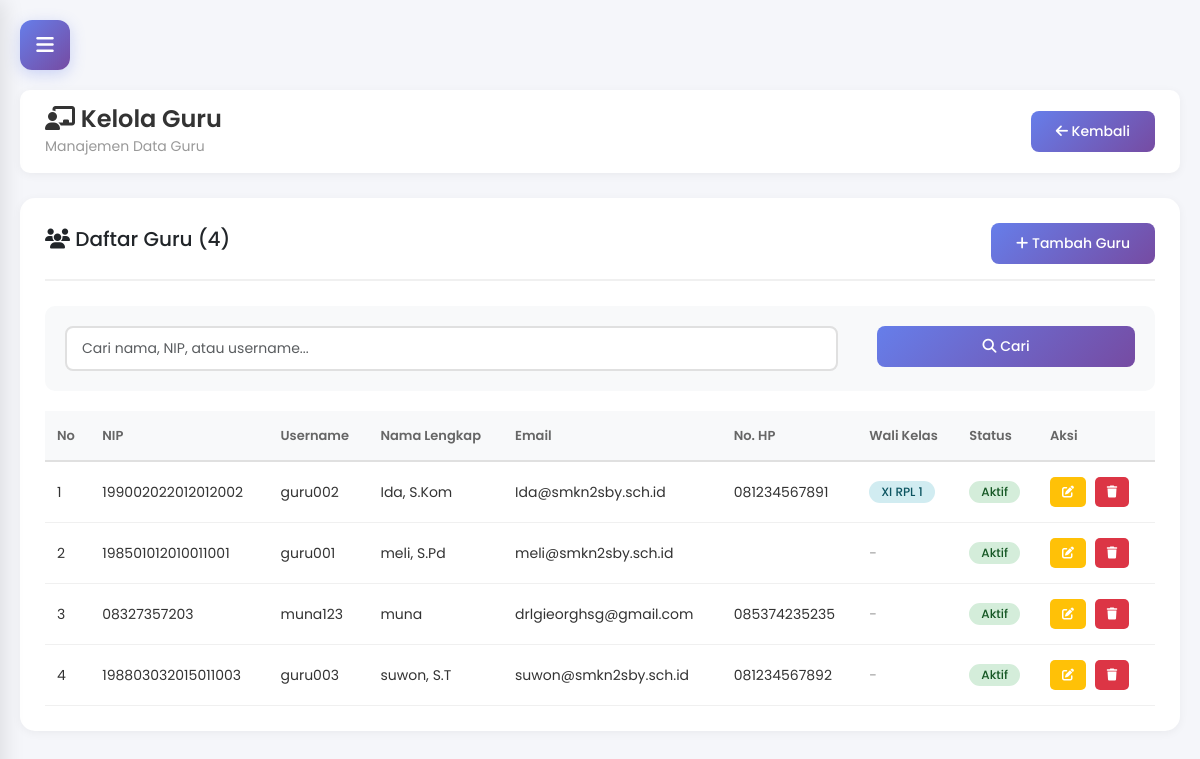
The page /admin/kelola-guru.php (signed in) on the database its author committed.
### tables this page shows
CREATE TABLE `users` (
  `id` int(11) NOT NULL,
  `username` varchar(50) NOT NULL,
  `password` varchar(255) NOT NULL,
  `full_name` varchar(100) NOT NULL,
  `role` enum('admin','guru','siswa') NOT NULL,
  `nis` varchar(20) DEFAULT NULL,
  `nip` varchar(20) DEFAULT NULL,
  `email` varchar(100) DEFAULT NULL,
  `phone` varchar(15) DEFAULT NULL,
  `class_id` int(11) DEFAULT NULL,
  `profile_photo` varchar(255) DEFAULT 'default.jpg',
  `is_active` tinyint(1) DEFAULT 1,
  `created_at` timestamp NOT NULL DEFAULT current_timestamp(),
  `updated_at` timestamp NOT NULL DEFAULT current_timestamp() ON UPDATE current_timestamp()
);

### config/database.php (called while the page is built, shortened)
<?php
$conn = mysqli_connect(DB_HOST, DB_USER, DB_PASS, DB_NAME);
mysqli_set_charset($conn, "utf8");
function query($query) {
    global $conn;
    $result = mysqli_query($conn, $query);
    return $result;
}
function fetch_all($query) {
    $result = query($query);
    $data = [];
    if ($result && mysqli_num_rows($result) > 0) {
        while ($row = mysqli_fetch_assoc($result)) {
            $data[] = $row;
        }
    }
    return $data;
}
?>

### admin/kelola-guru.php (the view, shortened to what this page needs)
<?php
require_once '../config/database.php';
$search = isset($_GET['search']) ? escape($_GET['search']) : '';
$where = "WHERE u.role = 'guru'";
$guru_list = fetch_all("SELECT u.*,
                        (SELECT GROUP_CONCAT(c.class_name SEPARATOR ', ')
                         FROM classes c
                         WHERE c.homeroom_teacher_id = u.id) as wali_kelas
                        FROM users u
                        $where
                        ORDER BY u.full_name ASC");
?>
<!DOCTYPE html>
<html lang="id">
<head>
    <link href="https://cdn.jsdelivr.net/npm/bootstrap@5.3.0/dist/css/bootstrap.min.css" rel="stylesheet">
    <link rel="stylesheet" href="https://cdnjs.cloudflare.com/ajax/libs/font-awesome/6.4.0/css/all.min.css">
</head>
<body>
    <button class="hamburger-btn" onclick="toggleSidebar()">
        <i class="fas fa-bars"></i>
    </button>
    <div class="main-content">
        <div class="top-bar">
            <div>
                <h4><i class="fas fa-chalkboard-teacher"></i> Kelola Guru</h4>
                <small style="color: #999;">Manajemen Data Guru</small>
            </div>
            <a href="dashboard.php" class="btn-primary-custom">
                <i class="fas fa-arrow-left"></i> Kembali
            </a>
        </div>
        <div class="content-section">
            <div class="section-header">
                <h5><i class="fas fa-users"></i> Daftar Guru (<?php echo count($guru_list); ?>)</h5>
                <button class="btn-primary-custom" onclick="openModal('modalTambah')">
                    <i class="fas fa-plus"></i> Tambah Guru
                </button>
            </div>
            <div class="filter-section">
                <form method="GET" action="">
                    <div class="row">
                        <div class="col-md-9">
                            <input type="text" name="search" class="form-control" placeholder="Cari nama, NIP, atau username..." value="<?php echo $search; ?>">
                        </div>
                        <div class="col-md-3">
                            <button type="submit" class="btn-primary-custom" style="width: 100%;">
                                <i class="fas fa-search"></i> Cari
                            </button>
                        </div>
                    </div>
                </form>
            </div>
            <div class="table-responsive">
                <table class="table-custom">
                    <thead>
                        <tr>
                            <th>No</th>
                            <th>NIP</th>
                            <th>Username</th>
                            <th>Nama Lengkap</th>
                            <th>Email</th>
                            <th>No. HP</th>
                            <th>Wali Kelas</th>
                            <th>Status</th>
                            <th>Aksi</th>
                        </tr>
                    </thead>
                    <tbody>
                        <?php if (count($guru_list) > 0): ?>
                            <?php
                            $no = 1;
                            foreach ($guru_list as $guru):
                            ?>
                            <tr>
                                <td><?php echo $no++; ?></td>
                                <td><?php echo $guru['nip']; ?></td>
                                <td><?php echo $guru['username']; ?></td>
                                <td><?php echo $guru['full_name']; ?></td>
                                <td><?php echo $guru['email']; ?></td>
                                <td><?php echo $guru['phone']; ?></td>
                                <td>
                                    <?php if (!empty($guru['wali_kelas'])): ?>
                                        <span class="badge badge-info"><?php echo $guru['wali_kelas']; ?></span>
                                    <?php else: ?>
                                        <span style="color: #999;">-</span>
                                    <?php endif; ?>
                                </td>
                                <td>
                                    <?php if ($guru['is_active'] == 1): ?>
                                        <span class="badge badge-success">Aktif</span>
                                    <?php else: ?>
                                        <span class="badge badge-danger">Nonaktif</span>
                                    <?php endif; ?>
                                </td>
                                <td>
                                    <a href="?edit=<?php echo $guru['id']; ?>" class="btn-action btn-edit">
                                        <i class="fas fa-edit"></i>
                                    </a>
                                    <a href="?delete=<?php echo $guru['id']; ?>" class="btn-action btn-delete" onclick="return confirm('Yakin ingin menghapus guru ini?')">
                                        <i class="fas fa-trash"></i>
                                    </a>
                                </td>
                            </tr>
                            <?php endforeach; ?>
                        <?php endif; ?>
                    </tbody>
                </table>
            </div>
        </div>
    </div>

### admin/kelola-guru.php (style rules this page uses)
* { margin: 0; padding: 0; box-sizing: border-box; }
body { font-family: 'Poppins', sans-serif; background: #f5f6fa; }
.hamburger-btn { position: fixed; top: 20px; left: 20px; z-index: 2000; background: linear-gradient(135deg, #667eea 0%, #764ba2 100%); color: white; border: none; width: 50px; height: 50px; border-radius: 12px; cursor: pointer; display: flex; align-items: center; justify-content: center; font-size: 20px; box-shadow: 0 4px 15px rgba(102, 126, 234, 0.3); transition: all 0.3s; }
.main-content { margin-left: 0; padding: 20px; padding-top: 90px; }
.top-bar { background: white; padding: 15px 25px; border-radius: 10px; margin-bottom: 25px; display: flex; justify-content: space-between; align-items: center; box-shadow: 0 2px 10px rgba(0, 0, 0, 0.05); flex-wrap: wrap; gap: 15px; }
.top-bar h4 { margin: 0; color: #333; font-weight: 600; }
.content-section { background: white; padding: 25px; border-radius: 15px; box-shadow: 0 2px 10px rgba(0, 0, 0, 0.05); }
.section-header { display: flex; justify-content: space-between; align-items: center; margin-bottom: 25px; padding-bottom: 15px; border-bottom: 2px solid #f0f0f0; flex-wrap: wrap; gap: 15px; }
.btn-primary-custom { padding: 10px 25px; background: linear-gradient(135deg, #667eea 0%, #764ba2 100%); color: white; border: none; border-radius: 8px; font-size: 14px; font-weight: 500; cursor: pointer; transition: all 0.3s; text-decoration: none; display: inline-block; }
.filter-section { background: #f8f9fa; padding: 20px; border-radius: 10px; margin-bottom: 20px; }
.table-responsive { overflow-x: auto; }
.table-custom { width: 100%; border-collapse: collapse; }
.table-custom thead { background: #f8f9fa; }
.table-custom th { padding: 15px 12px; text-align: left; font-weight: 600; color: #666; font-size: 13px; border-bottom: 2px solid #e0e0e0; }
.table-custom td { padding: 15px 12px; border-bottom: 1px solid #f0f0f0; color: #333; font-size: 14px; }
.badge { padding: 5px 12px; border-radius: 20px; font-size: 12px; font-weight: 500; }
.badge-success { background: #d4edda; color: #155724; }
.badge-info { background: #d1ecf1; color: #0c5460; }
.btn-action { padding: 6px 12px; border: none; border-radius: 5px; font-size: 12px; cursor: pointer; margin-right: 5px; transition: all 0.3s; text-decoration: none; display: inline-block; }
.btn-edit { background: #ffc107; color: white; }
.btn-delete { background: #dc3545; color: white; }
.form-control { width: 100%; padding: 10px 15px; border: 2px solid #e0e0e0; border-radius: 8px; font-size: 14px; transition: all 0.3s; }
.row { display: flex; gap: 15px; flex-wrap: wrap; }
.col-md-3, .col-md-9 { flex: 1; min-width: 200px; }
.col-md-9 { flex: 3; }

### rows shown on the page
users: nip "199002022012012002", username "guru002", full_name "Ida, S.Kom", email "Ida@smkn2sby.sch.id", phone "081234567891", wali_kelas "XI RPL 1", is_active "Aktif"
users: nip "198501012010011001", username "guru001", full_name "meli, S.Pd", email "meli@smkn2sby.sch.id", is_active "Aktif"
users: nip "08327357203", username "muna123", full_name "muna", email "drlgieorghsg@gmail.com", phone "085374235235", is_active "Aktif"
users: nip "198803032015011003", username "guru003", full_name "suwon, S.T", email "suwon@smkn2sby.sch.id", phone "081234567892", is_active "Aktif"

### other values the page prints
count($guru_list) "4"
